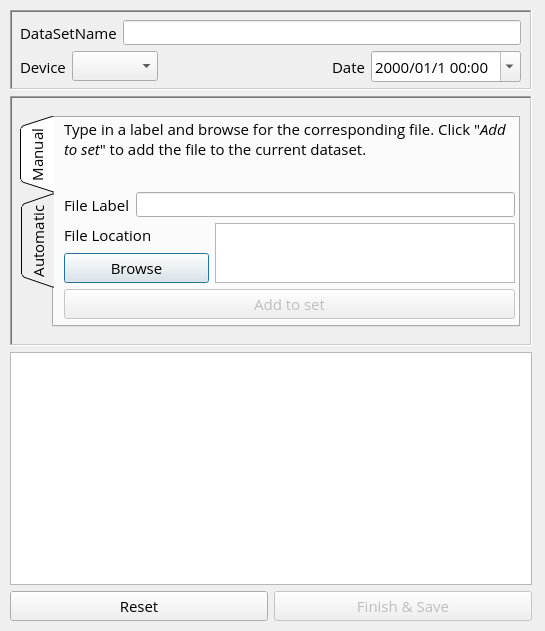
<?xml version="1.0" encoding="UTF-8"?>
<ui version="4.0">
 <class>Dialog</class>
 <widget class="QDialog" name="Dialog">
  <property name="geometry">
   <rect>
    <x>0</x>
    <y>0</y>
    <width>545</width>
    <height>631</height>
   </rect>
  </property>
  <property name="windowTitle">
   <string>Data Creation</string>
  </property>
  <widget class="QWidget" name="layoutWidget">
   <property name="geometry">
    <rect>
     <x>10</x>
     <y>10</y>
     <width>522</width>
     <height>611</height>
    </rect>
   </property>
   <layout class="QVBoxLayout" name="verticalLayout_2">
    <item>
     <widget class="QFrame" name="frame_2">
      <property name="minimumSize">
       <size>
        <width>520</width>
        <height>80</height>
       </size>
      </property>
      <property name="font">
       <font>
        <family>Open Sans</family>
        <pointsize>11</pointsize>
       </font>
      </property>
      <property name="frameShape">
       <enum>QFrame::WinPanel</enum>
      </property>
      <property name="frameShadow">
       <enum>QFrame::Sunken</enum>
      </property>
      <widget class="QWidget" name="layoutWidget">
       <property name="geometry">
        <rect>
         <x>10</x>
         <y>10</y>
         <width>501</width>
         <height>63</height>
        </rect>
       </property>
       <layout class="QVBoxLayout" name="verticalLayout">
        <item>
         <layout class="QHBoxLayout" name="horizontalLayout">
          <item>
           <widget class="QLabel" name="label">
            <property name="font">
             <font>
              <family>Open Sans</family>
              <pointsize>11</pointsize>
             </font>
            </property>
            <property name="text">
             <string>DataSetName</string>
            </property>
           </widget>
          </item>
          <item>
           <widget class="QLineEdit" name="nameEdit">
            <property name="font">
             <font>
              <family>Open Sans</family>
              <pointsize>9</pointsize>
             </font>
            </property>
           </widget>
          </item>
         </layout>
        </item>
        <item>
         <layout class="QHBoxLayout" name="horizontalLayout_2">
          <item>
           <widget class="QLabel" name="label_4">
            <property name="font">
             <font>
              <family>Open Sans</family>
              <pointsize>11</pointsize>
             </font>
            </property>
            <property name="text">
             <string>Device</string>
            </property>
           </widget>
          </item>
          <item>
           <widget class="QComboBox" name="dataTypeCombo">
            <property name="font">
             <font>
              <family>Open Sans</family>
              <pointsize>11</pointsize>
             </font>
            </property>
           </widget>
          </item>
          <item>
           <spacer name="horizontalSpacer">
            <property name="orientation">
             <enum>Qt::Horizontal</enum>
            </property>
            <property name="sizeHint" stdset="0">
             <size>
              <width>40</width>
              <height>20</height>
             </size>
            </property>
           </spacer>
          </item>
          <item>
           <widget class="QLabel" name="dateTimeLabel">
            <property name="text">
             <string>Date</string>
            </property>
           </widget>
          </item>
          <item>
           <widget class="QDateTimeEdit" name="dateTimeEdit">
            <property name="locale">
             <locale language="English" country="Belgium"/>
            </property>
            <property name="wrapping">
             <bool>true</bool>
            </property>
            <property name="displayFormat">
             <string>yyyy/MM/d HH:mm</string>
            </property>
            <property name="calendarPopup">
             <bool>true</bool>
            </property>
           </widget>
          </item>
         </layout>
        </item>
       </layout>
      </widget>
     </widget>
    </item>
    <item>
     <widget class="QFrame" name="frame">
      <property name="minimumSize">
       <size>
        <width>520</width>
        <height>250</height>
       </size>
      </property>
      <property name="font">
       <font>
        <family>Open Sans</family>
        <pointsize>11</pointsize>
       </font>
      </property>
      <property name="frameShape">
       <enum>QFrame::WinPanel</enum>
      </property>
      <property name="frameShadow">
       <enum>QFrame::Sunken</enum>
      </property>
      <widget class="QTabWidget" name="tabWidget">
       <property name="geometry">
        <rect>
         <x>10</x>
         <y>20</y>
         <width>500</width>
         <height>211</height>
        </rect>
       </property>
       <property name="minimumSize">
        <size>
         <width>500</width>
         <height>210</height>
        </size>
       </property>
       <property name="font">
        <font>
         <family>Open Sans</family>
         <pointsize>11</pointsize>
        </font>
       </property>
       <property name="tabPosition">
        <enum>QTabWidget::West</enum>
       </property>
       <property name="tabShape">
        <enum>QTabWidget::Triangular</enum>
       </property>
       <property name="currentIndex">
        <number>0</number>
       </property>
       <property name="documentMode">
        <bool>false</bool>
       </property>
       <widget class="QWidget" name="manual_tab">
        <attribute name="title">
         <string>Manual</string>
        </attribute>
        <widget class="QWidget" name="layoutWidget">
         <property name="geometry">
          <rect>
           <x>10</x>
           <y>0</y>
           <width>451</width>
           <height>201</height>
          </rect>
         </property>
         <layout class="QVBoxLayout" name="verticalLayout_6">
          <item>
           <widget class="QLabel" name="instruction">
            <property name="font">
             <font>
              <family>Open Sans</family>
              <pointsize>11</pointsize>
             </font>
            </property>
            <property name="text">
             <string>&lt;html&gt;&lt;head/&gt;&lt;body&gt;&lt;p&gt;&lt;span style=&quot; font-size:11pt;&quot;&gt;Type in a label and browse for the corresponding file. Click &amp;quot;&lt;/span&gt;&lt;span style=&quot; font-size:11pt; font-style:italic;&quot;&gt;Add to set&lt;/span&gt;&lt;span style=&quot; font-size:11pt;&quot;&gt;&amp;quot; to add the file to the current dataset.&lt;/span&gt;&lt;/p&gt;&lt;/body&gt;&lt;/html&gt;</string>
            </property>
            <property name="alignment">
             <set>Qt::AlignLeading|Qt::AlignLeft|Qt::AlignTop</set>
            </property>
            <property name="wordWrap">
             <bool>true</bool>
            </property>
           </widget>
          </item>
          <item>
           <spacer name="verticalSpacer_2">
            <property name="orientation">
             <enum>Qt::Vertical</enum>
            </property>
            <property name="sizeHint" stdset="0">
             <size>
              <width>20</width>
              <height>40</height>
             </size>
            </property>
           </spacer>
          </item>
          <item>
           <layout class="QHBoxLayout" name="horizontalLayout_6">
            <item>
             <widget class="QLabel" name="legend_label">
              <property name="font">
               <font>
                <family>Open Sans</family>
                <pointsize>11</pointsize>
               </font>
              </property>
              <property name="text">
               <string>File Label</string>
              </property>
             </widget>
            </item>
            <item>
             <widget class="QLineEdit" name="labelEdit">
              <property name="font">
               <font>
                <family>Open Sans</family>
                <pointsize>9</pointsize>
               </font>
              </property>
             </widget>
            </item>
           </layout>
          </item>
          <item>
           <layout class="QHBoxLayout" name="horizontalLayout_5">
            <item>
             <layout class="QVBoxLayout" name="verticalLayout_5">
              <item>
               <widget class="QLabel" name="file_location">
                <property name="font">
                 <font>
                  <family>Open Sans</family>
                  <pointsize>11</pointsize>
                 </font>
                </property>
                <property name="text">
                 <string>File Location</string>
                </property>
               </widget>
              </item>
              <item>
               <widget class="QPushButton" name="browseFilesBtn">
                <property name="font">
                 <font>
                  <family>Open Sans</family>
                  <pointsize>11</pointsize>
                 </font>
                </property>
                <property name="text">
                 <string>Browse</string>
                </property>
               </widget>
              </item>
             </layout>
            </item>
            <item>
             <widget class="QPlainTextEdit" name="browseFilesText">
              <property name="maximumSize">
               <size>
                <width>300</width>
                <height>60</height>
               </size>
              </property>
              <property name="font">
               <font>
                <family>Open Sans</family>
                <pointsize>9</pointsize>
               </font>
              </property>
              <property name="focusPolicy">
               <enum>Qt::NoFocus</enum>
              </property>
              <property name="tabChangesFocus">
               <bool>true</bool>
              </property>
              <property name="readOnly">
               <bool>true</bool>
              </property>
             </widget>
            </item>
           </layout>
          </item>
          <item>
           <widget class="QPushButton" name="addLabelBtn">
            <property name="enabled">
             <bool>false</bool>
            </property>
            <property name="font">
             <font>
              <family>Open Sans</family>
              <pointsize>11</pointsize>
             </font>
            </property>
            <property name="text">
             <string>Add to set</string>
            </property>
           </widget>
          </item>
         </layout>
        </widget>
       </widget>
       <widget class="QWidget" name="auto_tab">
        <attribute name="title">
         <string>Automatic</string>
        </attribute>
        <widget class="QWidget" name="layoutWidget">
         <property name="geometry">
          <rect>
           <x>10</x>
           <y>0</y>
           <width>451</width>
           <height>201</height>
          </rect>
         </property>
         <layout class="QVBoxLayout" name="verticalLayout_4" stretch="0,0,0,0,0">
          <item>
           <widget class="QLabel" name="instruction_2">
            <property name="font">
             <font>
              <family>Open Sans</family>
              <pointsize>11</pointsize>
             </font>
            </property>
            <property name="text">
             <string>&lt;html&gt;&lt;head/&gt;&lt;body&gt;&lt;p&gt;Files in the chosen directory will be used to create a dataset. Select structured if desired. Labels will be auto-generated.&lt;/p&gt;&lt;/body&gt;&lt;/html&gt;</string>
            </property>
            <property name="alignment">
             <set>Qt::AlignLeading|Qt::AlignLeft|Qt::AlignTop</set>
            </property>
            <property name="wordWrap">
             <bool>true</bool>
            </property>
           </widget>
          </item>
          <item>
           <spacer name="verticalSpacer">
            <property name="orientation">
             <enum>Qt::Vertical</enum>
            </property>
            <property name="sizeHint" stdset="0">
             <size>
              <width>20</width>
              <height>40</height>
             </size>
            </property>
           </spacer>
          </item>
          <item>
           <layout class="QHBoxLayout" name="horizontalLayout_7">
            <item>
             <widget class="QRadioButton" name="flatRadioBtn">
              <property name="text">
               <string>Flat</string>
              </property>
              <property name="checked">
               <bool>true</bool>
              </property>
             </widget>
            </item>
            <item>
             <widget class="QRadioButton" name="dirlabelledRadioBtn">
              <property name="text">
               <string>Directory Labelled</string>
              </property>
             </widget>
            </item>
           </layout>
          </item>
          <item>
           <layout class="QHBoxLayout" name="horizontalLayout_4">
            <item>
             <layout class="QVBoxLayout" name="verticalLayout_3">
              <item>
               <widget class="QLabel" name="dir_label">
                <property name="font">
                 <font>
                  <family>Open Sans</family>
                  <pointsize>11</pointsize>
                 </font>
                </property>
                <property name="text">
                 <string>Directory</string>
                </property>
               </widget>
              </item>
              <item>
               <widget class="QPushButton" name="browseDirBtn">
                <property name="font">
                 <font>
                  <family>Open Sans</family>
                  <pointsize>11</pointsize>
                 </font>
                </property>
                <property name="text">
                 <string>Browse</string>
                </property>
               </widget>
              </item>
             </layout>
            </item>
            <item>
             <widget class="QPlainTextEdit" name="browseDirText">
              <property name="maximumSize">
               <size>
                <width>300</width>
                <height>60</height>
               </size>
              </property>
              <property name="font">
               <font>
                <family>Open Sans</family>
                <pointsize>9</pointsize>
               </font>
              </property>
              <property name="focusPolicy">
               <enum>Qt::NoFocus</enum>
              </property>
              <property name="tabChangesFocus">
               <bool>true</bool>
              </property>
              <property name="readOnly">
               <bool>true</bool>
              </property>
             </widget>
            </item>
           </layout>
          </item>
          <item>
           <widget class="QPushButton" name="generateBtn">
            <property name="font">
             <font>
              <family>Open Sans</family>
              <pointsize>11</pointsize>
             </font>
            </property>
            <property name="text">
             <string>Generate</string>
            </property>
           </widget>
          </item>
         </layout>
        </widget>
       </widget>
      </widget>
     </widget>
    </item>
    <item>
     <widget class="QPlainTextEdit" name="showSetPlainText">
      <property name="font">
       <font>
        <family>Open Sans</family>
        <pointsize>9</pointsize>
       </font>
      </property>
      <property name="focusPolicy">
       <enum>Qt::NoFocus</enum>
      </property>
      <property name="tabChangesFocus">
       <bool>true</bool>
      </property>
      <property name="readOnly">
       <bool>true</bool>
      </property>
      <property name="centerOnScroll">
       <bool>true</bool>
      </property>
     </widget>
    </item>
    <item>
     <layout class="QHBoxLayout" name="horizontalLayout_3">
      <item>
       <widget class="QPushButton" name="resetBtn">
        <property name="font">
         <font>
          <family>Open Sans</family>
          <pointsize>11</pointsize>
         </font>
        </property>
        <property name="text">
         <string>Reset</string>
        </property>
       </widget>
      </item>
      <item>
       <widget class="QPushButton" name="doneBtn">
        <property name="enabled">
         <bool>false</bool>
        </property>
        <property name="font">
         <font>
          <family>Open Sans</family>
          <pointsize>11</pointsize>
         </font>
        </property>
        <property name="text">
         <string>Finish &amp;&amp; Save</string>
        </property>
        <property name="icon">
         <iconset theme="application-exit">
          <normaloff>../../../../../.designer/backup</normaloff>../../../../../.designer/backup</iconset>
        </property>
       </widget>
      </item>
     </layout>
    </item>
   </layout>
  </widget>
 </widget>
 <tabstops>
  <tabstop>nameEdit</tabstop>
  <tabstop>dataTypeCombo</tabstop>
  <tabstop>tabWidget</tabstop>
  <tabstop>labelEdit</tabstop>
  <tabstop>browseFilesText</tabstop>
  <tabstop>browseFilesBtn</tabstop>
  <tabstop>addLabelBtn</tabstop>
  <tabstop>browseDirText</tabstop>
  <tabstop>browseDirBtn</tabstop>
  <tabstop>generateBtn</tabstop>
  <tabstop>showSetPlainText</tabstop>
  <tabstop>resetBtn</tabstop>
  <tabstop>doneBtn</tabstop>
 </tabstops>
 <resources/>
 <connections/>
</ui>
